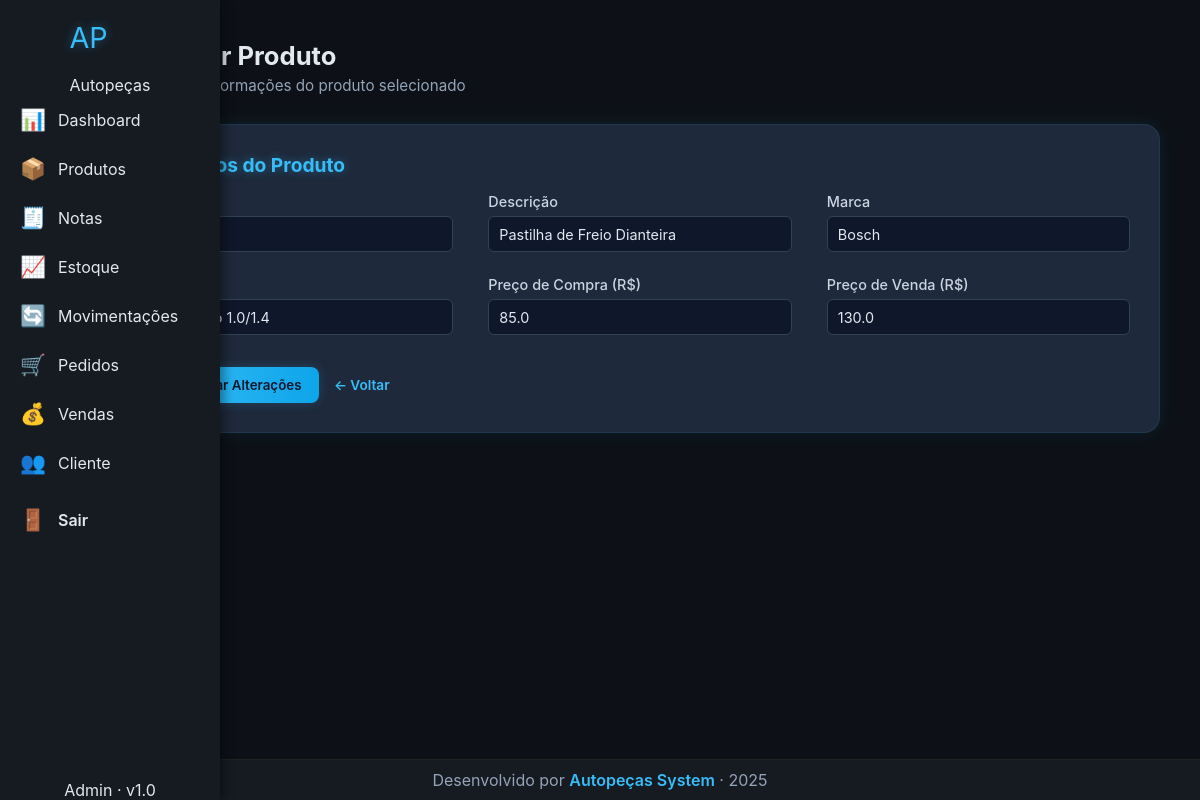
Screenshot of /editar/1 (signed in) with the database file from the repository.
### models.py (models this page shows, shortened)
class Produto(db.Model):
    id = db.Column(db.Integer, primary_key=True)
    codigo = db.Column(db.String(20), nullable=False)
    descricao = db.Column(db.String(100), nullable=False)
    marca = db.Column(db.String(50))
    aplicacao = db.Column(db.String(100))
    preco_compra = db.Column(db.Float, nullable=False)
    preco_venda = db.Column(db.Float, nullable=False)
    estoque_atual = db.Column(db.Integer, default=0)
    itens = db.relationship("ItemNota", backref="produto", lazy=True)
    movimentacoes = db.relationship("Movimentacao", backref="produto", lazy=True)

### app.py (the view, shortened to what this page needs)
@app.route("/editar/<int:id>", methods=["GET", "POST"])
@login_required
def editar(id):
    produto = Produto.query.get_or_404(id)
    return render_template("pages/produtos/editar.html", produto=produto)

### app.py (called while the page is built)
@app.context_processor
def inject_globals():
    return {
        "current_year": datetime.now().year,
        "user": session.get("user"),
    }

def login_required(f):
    @wraps(f)
    def decorated(*args, **kwargs):
        if "user" not in session:
            return redirect(url_for("login"))
        return f(*args, **kwargs)
    return decorated

### templates/pages/produtos/editar.html (shortened to what this page needs)
{% extends 'base.html' %}
{% set css = 'forms.css' %}
{% block content %}
<section class="page-header">
  <h1>✏️ Editar Produto</h1>
  <p class="muted">Atualize as informações do produto selecionado</p>
</section>
<div class="grid-container">
  <div class="card">
    <h2>🧾 Dados do Produto</h2>
    <form method="POST" class="form-grid">
      <div class="form-group">
        <label for="codigo">Código</label>
        <input type="text" id="codigo" name="codigo" value="{{ produto.codigo }}" required>
      </div>
      <div class="form-group">
        <label for="descricao">Descrição</label>
        <input type="text" id="descricao" name="descricao" value="{{ produto.descricao }}" required>
      </div>
      <div class="form-group">
        <label for="marca">Marca</label>
        <input type="text" id="marca" name="marca" value="{{ produto.marca }}">
      </div>
      <div class="form-group">
        <label for="aplicacao">Aplicação</label>
        <input type="text" id="aplicacao" name="aplicacao" value="{{ produto.aplicacao }}">
      </div>
      <div class="form-group">
        <label for="preco_compra">Preço de Compra (R$)</label>
        <input type="number" id="preco_compra" name="preco_compra" step="0.01" value="{{ produto.preco_compra }}"
          required>
      </div>
      <div class="form-group">
        <label for="preco_venda">Preço de Venda (R$)</label>
        <input type="number" id="preco_venda" name="preco_venda" step="0.01" value="{{ produto.preco_venda }}" required>
      </div>
      <div class="form-actions">
        <button type="submit" class="btn-primary">💾 Salvar Alterações</button>
        <a href="{{ url_for('produtos') }}" class="btn-action" style="color:#38bdf8;">← Voltar</a>
      </div>
    </form>
  </div>
</div>
{% endblock %}

### static/css/style.css (style rules this page uses)
:root { --bg: #0d1117; --sidebar: #161b22; --card: #1e2632; --primary: #38bdf8; --text: #e2e8f0; --muted: #94a3b8; --glow: 0 0 10px rgba(56, 189, 248, 0.4); --radius: 12px; }
* { box-sizing: border-box; margin: 0; padding: 0; font-family: "Inter", sans-serif; }
body { background-color: var(--bg); color: var(--text); display: flex; flex-direction: column; min-height: 100vh; }
h2 { margin-bottom: 25px; font-size: 1.8rem; text-shadow: var(--glow); }

### static/css/forms.css (style rules this page uses)
.page-header { margin-bottom: 1.8rem; }
.page-header h1 { font-size: 1.6rem; color: #e2e8f0; margin-bottom: 0.3rem; }
.page-header .muted { color: #94a3b8; font-size: 0.95rem; }
.grid-container { display: flex; flex-direction: column; gap: 2.8rem; }
.card { background: #1e293b; padding: 1.8rem; border-radius: 16px; border: 1px solid rgba(56, 189, 248, 0.1); box-shadow: 0 0 18px rgba(56, 189, 248, 0.08); transition: transform 0.2s ease, box-shadow 0.3s ease; }
.card h2 { margin-bottom: 1rem; color: #38bdf8; font-size: 1.2rem; }
.form-grid { display: grid; grid-template-columns: repeat(auto-fit, minmax(240px, 1fr)); gap: 1.5rem 2.2rem; align-items: end; }
.form-group { display: flex; flex-direction: column; }
.form-group label { margin-bottom: 6px; color: #cbd5e1; font-size: 0.9rem; font-weight: 500; }
.form-group input, .form-group select { height: 36px; padding: 6px 10px; border-radius: 6px; border: 1px solid #334155; background: #0f172a; color: #e2e8f0; font-size: 0.9rem; transition: all 0.2s ease; }
.btn-primary { background: linear-gradient(90deg, #38bdf8, #0ea5e9); color: #0f172a; padding: 10px 18px; border: none; border-radius: 8px; font-weight: 600; cursor: pointer; transition: all 0.3s ease; box-shadow: 0 0 12px rgba(56, 189, 248, 0.2); margin-top: 8px; }
.btn-action { display: inline-block; padding: 6px 10px; border-radius: 6px; font-weight: 600; font-size: 0.85rem; text-decoration: none; transition: all 0.2s ease; margin-right: 6px; }

### rows the page displays
Produto: codigo "001", descricao "Pastilha de Freio Dianteira", marca "Bosch", aplicacao "Fiat Palio 1.0/1.4", preco_compra "85.0", preco_venda "130.0"
